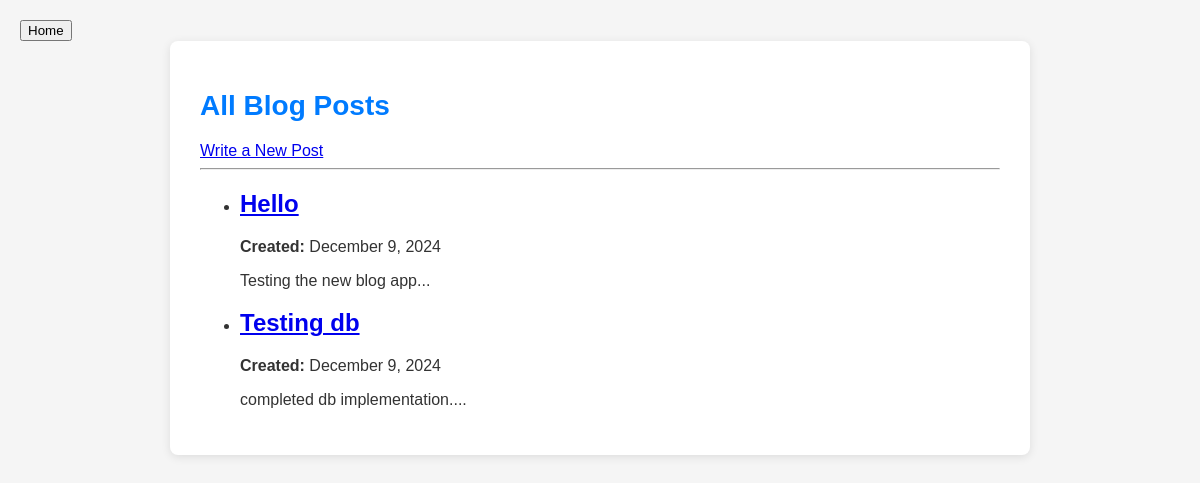
/blog/, run on an earlier commit of the app's database.
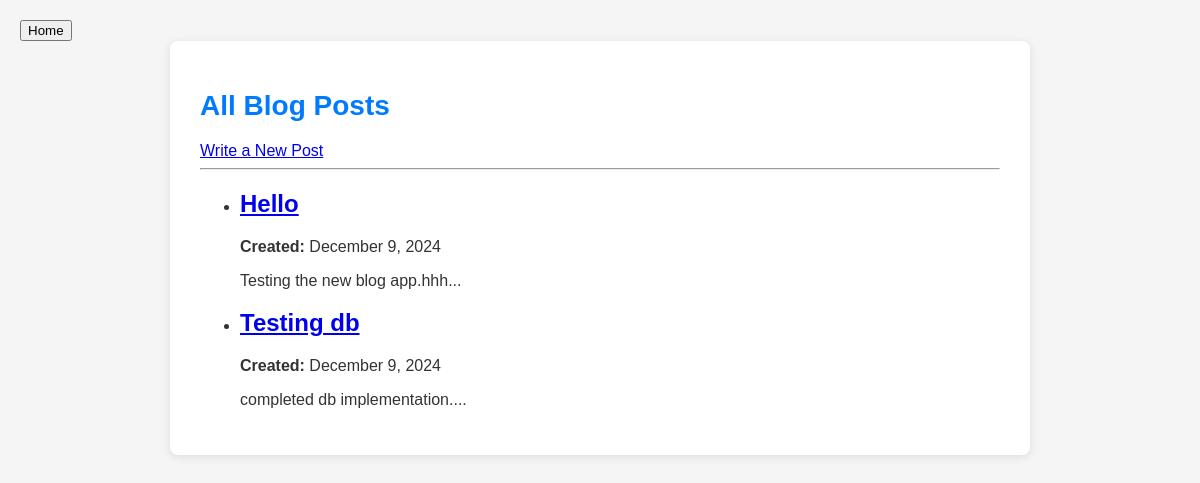
And on a later commit of the database.
### blog/models.py (models this page shows, shortened)
class BlogPost(models.Model):
    title = models.CharField(max_length=200)
    content = models.TextField()
    created_at = models.DateTimeField(auto_now_add=True)
    updated_at = models.DateTimeField(auto_now=True)

### blog/views.py (the view)
# urls.py: path('', post_list, name='post_list'),
def post_list(request):
    posts = BlogPost.objects.all()
    return render(request, 'blog/post_list.html', {'posts': posts})

### templates/blog/post_list.html (shortened to what this page needs)
<!DOCTYPE html>
<html lang="en">
<head>
    {% load static %}
    <link rel="stylesheet" href="{% static 'blog/blogstyle.css' %}">
</head>
<body class="blog-body">
    <button onclick="location.href='{% url 'homepage' %}'" class="btn-home">Home</button>
    <div class="blog-container">
        <h1 class="blog-title">All Blog Posts</h1>
        <a href="{% url 'post_create' %}" class="blog-create-button">Write a New Post</a>
        <hr>
        <ul class="blog-list">
            {% for post in posts %}
                <li class="blog-item">
                    <h2 class="blog-post-title"><a href="{% url 'post_detail' post.id %}">{{ post.title }}</a></h2>
                    <p class="blog-item-date"><strong>Created:</strong> {{ post.created_at|date:"F j, Y" }}</p>
                    <p class="blog-item-content">{{ post.content|slice:":100" }}...</p>
                </li>
            {% endfor %}
        </ul>
    </div>
</body>
</html>

What changed in the data, as far as the page shows it:
changed BlogPost "Hello": content "Testing the new blog app" → "Testing the new blog app.hhh"
